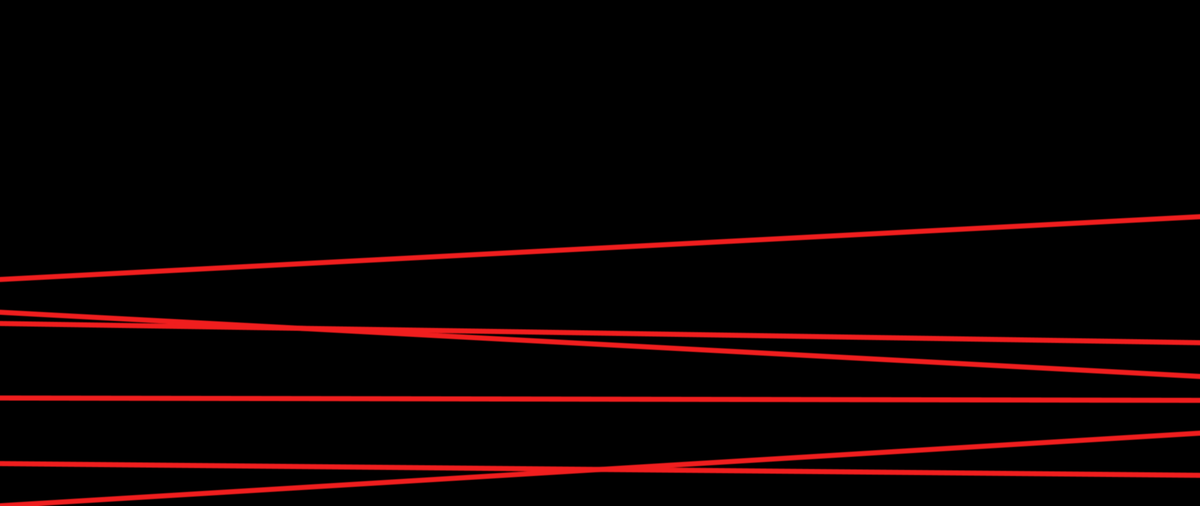
Frame 1 (no input)
Frame 2 (the mouse pressed at the canvas centre, redrawn once): identical to frame 1, image omitted

The Processing sketch that drew this single still picture (run headless with seeded random() and noise(); the mouse was pressed at the canvas centre and the sketch redrawn once):

// Processing sketch: entrapment
// ── entrapment.pde
// Manuale di Programmazione Cinematografica - Volume 4
// Daniele Olmisani, 2016

// Entrapment


final color PAPER = color(0);
final color INK = color(240, 30, 30);

final int COUNT = 6;


void setup() {
  size(2560, 1080);
  noLoop();
}

void draw() {
  
  randomSeed(100);
  
  float s = 0.01 * min(width, height);
  float dH = (0.5 * height) / COUNT;
  
  translate(0, height/2.0);
  
  background(PAPER);
  
  stroke(INK);
  strokeWeight(s);
  
  for (int i=0; i<COUNT; i++) {
    line(0, dH*randomGaussian(), width, dH*randomGaussian());
    translate(0, dH);
  }
  
  filter(BLUR);
  
  save("entrapment.png");
}
